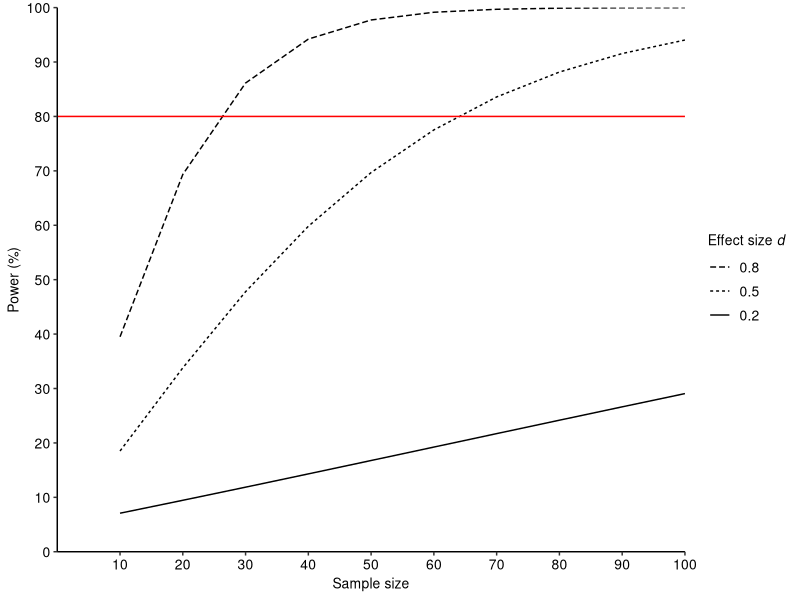
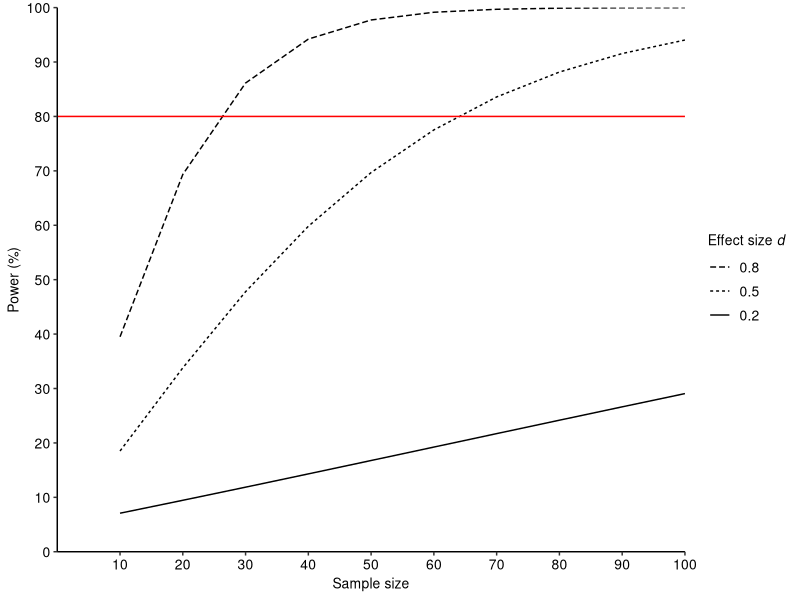

R code for these plots, in order:
## R script used to create Figure 4

# Load packages
library(pwr)
library(tidyverse)
library(here)


# Power curves for an unpaired t-test given a range of sample sizes and ES
effect_sizes <- c(0.2, 0.5, 0.8)# range of ES 
sample_sizes = seq(10, 100, 10)# create a range of sample sizes
input_df <- crossing(effect_sizes,sample_sizes)

get_power <- function(input_df){
  power_result <- pwr.t.test(n=input_df$sample_sizes, 
                             d=input_df$effect_sizes,
                             type='two.sample')
  input_df$power=power_result$power
  return(input_df)
}

power_curves <- input_df %>%
  do(get_power(.)) %>%
  mutate(effect_sizes = as.factor(effect_sizes), power = power*100) 

Fig4<- ggplot(power_curves, aes(x=sample_sizes,y=power,linetype=effect_sizes)) + 
  geom_line() + 
  geom_hline(yintercept = 80, colour='red', linetype="solid") + 
  scale_y_continuous(breaks=seq(0,100,by=10), limits = c(0,100)) + 
  scale_x_continuous(breaks=seq(10,100,by=10), limits = c(0,100)) +
  coord_cartesian(ylim = c(0,100), xlim= c(0,100), expand = F) +
  theme(panel.grid.major = element_blank(), panel.grid.minor = element_blank(),
        panel.background = element_blank(), 
        axis.line = element_line(colour = "black"),
        axis.text = element_text(colour = "black",size = 10),
        axis.title = element_text(size=10),
        legend.key = element_blank(),
        legend.text = element_text(size = 10),
        legend.title = element_text(size=10)) +
  guides(linetype = guide_legend(reverse=TRUE))+
  xlab("Sample size") +
  ylab("Power (%)") +
  labs(linetype=expression(paste("Effect size ",italic(d))))
       
print(Fig4)
  
pdf(here("figures", "Fig4.pdf"), height = 3, width = 4.5, useDingbats = F)
print(Fig4)
dev.off()
